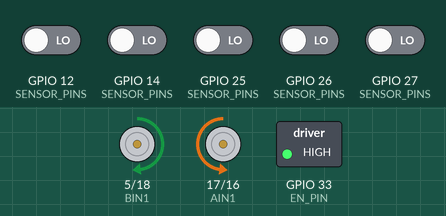
Simulated run of this sketch. Board: ESP32. On the bench: motor-driver pin pairs drawn as motors (green arrow = first pin HIGH = forward, orange = second pin HIGH = backward, longer = more drive, scaled by the enable pin), switched loads named in the sketch (green lamp = pin HIGH). The test bench sets the inputs (shaded band); at power-on: GPIO 12 (SENSOR_PINS), GPIO 14 (SENSOR_PINS), GPIO 25 (SENSOR_PINS), GPIO 26 (SENSOR_PINS), GPIO 27 (SENSOR_PINS) LOW.

Above: at 13.2 s.
13.3 s: GPIO 12 (SENSOR_PINS) driven HIGH
At 14.5 s:
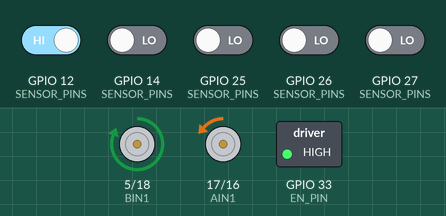
14.8 s: GPIO 25 (SENSOR_PINS) driven HIGH
At 16.3 s:
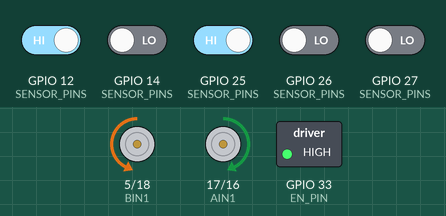
Timing chart, 0 to 17.8 s (numbered marks = the images above; inputs shaded):
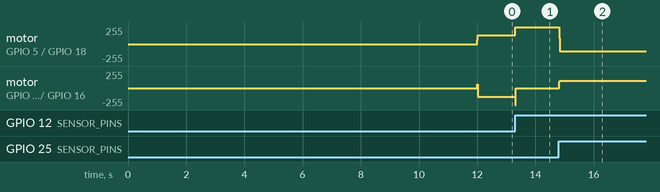

Measured:
- after the input at 13.3 s, motor on GPIO 5 (BIN1) / GPIO 18 (BIN2): forward 130/255 → forward 255/255 at once; motor on GPIO 17 (AIN1) / GPIO 16 (AIN2): backward 130/255 → stopped at once, → backward 1/255 0.09 s later
- after the input at 14.8 s, motor on GPIO 5 (BIN1) / GPIO 18 (BIN2): forward 255/255 → backward 110/255 at once; motor on GPIO 17 (AIN1) / GPIO 16 (AIN2): backward 1/255 → forward 110/255 at once

The sketch:

xeloline.ino
```cpp
#include "cambiensieuam.h"
#include "cambiendoline.h"
#include "dongco.h"
#include <Arduino.h>
#include <QTRSensors.h>
#include <esp_wifi.h>

float Kp = 0.08;
float Ki = 0.0001;
float Kd = 0.6;

int baseSpeed = 160;
int maxSpeed  = 200;

int lastError = 0;
float integral = 0;

int tocDoGiam = 90;
int tocDoRePhai = 110;
int tocDoReTrai = 110;

void setup() {
  Serial.begin(115200);
  khoiTaoSieuAm();
  khoiTaoQTR();
  hieuchinhqtr();
  khoitaoMotor();
  delay(2000);
}
void loop() {

 docvitri();
 if (kiemTraNhacBong() == true) {
    delay (700);
    setMotors(0, 0);
    return; // Bỏ qua PID
  }

  if (kiemTraMatLine() == true) {
    setMotors(60, 60);
    delay(20);

    docvitri();

    while (kiemTraMatLine() == true) {
      if (lastError > 0) {

      } else {
        setMotors(-130, 130);
      }

      docvitri();
    }
  }


  LoaiNgaRe tinhTrangDuong = nhanDienNgaRe();


  if (tinhTrangDuong == NGA_BA_CHU_Y || tinhTrangDuong == GOC_VUONG_PHAI) {

    setMotors(tocDoGiam, tocDoGiam);
    delay(25); // Nhích tới tâm ngã rẽ

    while (true) {
      setMotors(tocDoRePhai, -tocDoRePhai); // Xoay compass sang phải
      docvitri(); // Chớp mắt đọc liên tục

      // Thoát kịch bản nếu mắt giữa (3) thấy đen và mắt trái (1) thoát line
      if (sensorValues[2] > 500 && sensorValues[0] < 400) break;
    }

    lastError = saiso();
    return; // Nhường quyền lại cho PID
  }

  // KỊCH BẢN 2: Chỉ có đường rẽ trái (Góc vuông trái)
  else if (tinhTrangDuong == GOC_VUONG_TRAI) {
    Serial.println("Phat hien Goc Trai -> Re Trai!");

    setMotors(tocDoGiam, tocDoGiam);
    delay(25);

    while (true) {
      setMotors(-tocDoReTrai, tocDoReTrai); // Xoay compass sang trái
      docvitri();

      // Thoát kịch bản nếu mắt giữa (3) thấy đen và mắt phải (5) thoát line
      if (sensorValues[2] > 500 && sensorValues[4] < 400) break;
    }

    lastError = saiso();
    return;
  }

/// khung pid
  int error = saiso();
  float P = error;
  integral += error;
  integral = constrain(integral, -10000, 10000); // Tránh tràn biến tích phân
  float D = error - lastError;

  float motorSpeedDifference = (Kp * P) + (Ki * integral) + (Kd * D);
  lastError = saiso();

  int leftmotorspeed = baseSpeed + motorSpeedDifference;
  int rightmotorspeed = baseSpeed - motorSpeedDifference;

  setMotors(leftmotorspeed, rightmotorspeed);
  delay(20);
}
```

cambiendoline.cpp
```cpp
#include "cambiendoline.h"
#include <QTRSensors.h> // Bắt buộc phải có thư viện này

QTRSensors qtr; // Khởi tạo bộ não cho cảm biến

// Thay số chân thực tế của bạn
const uint8_t SENSOR_PINS[SENSOR_COUNT] = {12, 14, 27, 26, 25};
const uint8_t EN_PIN = 33;
const uint16_t CENTER_POSITION = 2000;

uint16_t sensorValues[SENSOR_COUNT];
int currentPosition = 0; // Biến dùng chung để lưu vị trí hiện tại

void khoiTaoQTR() {
  pinMode(EN_PIN, OUTPUT);
  qtr.setTypeRC(); // Khai báo loại cảm biến RC
  qtr.setSensorPins(SENSOR_PINS, SENSOR_COUNT); // Nạp danh sách chân vào thư viện
}

void hieuchinhqtr() {
  Serial.begin(115200);

  digitalWrite(EN_PIN, HIGH); // Sửa chữ A thành a thường, thêm dấu chấm phẩy

  for (uint16_t i = 0; i < 400; i++) {
    qtr.calibrate();
  }
}

// Chú ý: Dùng 'int' thay vì 'voidt'
int docvitri() {
  digitalWrite(EN_PIN, HIGH);

  // Đọc và lưu vào biến chung currentPosition
  uint16_t currentPosition = qtr.readLineBlack(sensorValues);

  return currentPosition;
}

// Chú ý: Dùng 'int' thay vì 'void'
int saiso() {
  int error = currentPosition - CENTER_POSITION;
  return error;
}


bool kiemTraNhacBong() {
  bool allBlack = true;
  // Đã sửa cú pháp for chuẩn C++ (dùng dấu chấm phẩy)
  for (uint8_t i = 0; i < SENSOR_COUNT; i++) {
    if (sensorValues[i] < 600) {
      allBlack = false; // Chỉ cần 1 mắt thấy trắng là xe vẫn đang dưới đất
    }
  }
  return allBlack;
}

// Hàm kiểm tra xe bị văng ra khỏi vạch (Cả 5 mắt đều trắng toát)
bool kiemTraMatLine() {
  bool allWhite = true;
  for (uint8_t i = 0; i < SENSOR_COUNT; i++) {
    if (sensorValues[i] > 400) {
      allWhite = false; // Chỉ cần 1 mắt thấy đen là vẫn còn trên line
    }
  }
  return allWhite;
}

LoaiNgaRe nhanDienNgaRe() {
  // Trích xuất trạng thái 5 mắt
  bool m1 = sensorValues[0] > 500;
  bool m2 = sensorValues[1] > 500;
  bool m3 = sensorValues[2] > 500;
  bool m4 = sensorValues[3] > 500;
  bool m5 = sensorValues[4] > 500;

  bool gocVuongPhai = (m3 && m4 && m5);
  bool gocVuongTrai = (m1 && m2 && m3) && !m5;
  bool ngaBaChuy  = (m1 && m5) || (m1 && m2 && m4 && m5) || (m1 && m3) || (m3 && m5);

  // Phân loại và trả kết quả về cho file chính
  if (ngaBaChuy) {
    return NGA_BA_CHU_Y;
  }
  else if (gocVuongPhai) {
    return GOC_VUONG_PHAI;
  }
  else if (gocVuongTrai) {
    return GOC_VUONG_TRAI;
  }

  return DUONG_THANG; // Nếu không rơi vào 3 trường hợp trên thì là đang đi bình thường
}
```

cambiendoline.h
```cpp
#ifndef cambiendoine
#define cambiendoine
#include <Arduino.h>

#define SENSOR_COUNT 5
extern const uint8_t SENSOR_PINS[SENSOR_COUNT];
extern const uint8_t EN_PIN;
extern const uint16_t CENTER_POSITION;

extern uint16_t sensorValues[SENSOR_COUNT]; // Đảm bảo mảng này được extern để file chính xài được

void khoiTaoQTR();
void hieuchinhqtr();
int docvitri();
int saiso();

bool kiemTraNhacBong();
bool kiemTraMatLine();

// ================= THÊM MỚI TỪ ĐÂY =================
// Định nghĩa các loại hình thái đường đi
enum LoaiNgaRe {
  DUONG_THANG,
  GOC_VUONG_PHAI,
  GOC_VUONG_TRAI,
  NGA_BA_CHU_Y
};

LoaiNgaRe nhanDienNgaRe();
// ===================================================

#endif
```

cambiensiauam.cpp
```cpp
#include "cambiensieuam.h"

// Thay số chân thực tế của bạn
const uint8_t TRIG_PIN = 32;
const uint8_t ECHO_PIN = 35;
const unsigned long ECHO_TIMEOUT_US = 23200UL;

void khoiTaoSieuAm() {
  pinMode(TRIG_PIN, OUTPUT);
  pinMode(ECHO_PIN, INPUT);
}

// Chú ý: Dùng 'float' thay vì 'void' vì hàm này trả về kết quả
float dokhoancach() {
  digitalWrite(TRIG_PIN, LOW);
  delayMicroseconds(2);
  digitalWrite(TRIG_PIN, HIGH);
  delayMicroseconds(10);
  digitalWrite(TRIG_PIN, LOW);

  unsigned long duration = pulseIn(ECHO_PIN, HIGH, ECHO_TIMEOUT_US);
  unsigned long  realduration = (duration  * (1000 + 2000))/ 2000;
  if (realduration == 0) return 0;
  return realduration * 0.034 / 2;
}
```

cambiensieuam.h
```cpp
#ifndef CAMBIENSIEUAM_H
#define CAMBIENSIEUAM_H

#include <Arduino.h> // Bắt buộc phải có dòng này

extern const uint8_t TRIG_PIN;
extern const uint8_t ECHO_PIN;
extern const unsigned long ECHO_TIMEOUT_US;

void khoiTaoSieuAm(); // Hàm chứa pinMode
float dokhoancach();

#endif
```

dongco.cpp
```cpp
#include "dongco.h"
 const uint8_t AIN1 = 17;
const uint8_t AIN2 = 16;
const uint8_t PWMA = 4;

const uint8_t BIN1 = 5;
const uint8_t BIN2 = 18;
const uint8_t PWMB = 19;

void khoitaoMotor() {
  pinMode(AIN1, OUTPUT); pinMode(AIN2, OUTPUT); pinMode(PWMA, OUTPUT);
  pinMode(BIN1, OUTPUT); pinMode(BIN2, OUTPUT); pinMode(PWMB, OUTPUT);
  setMotors(0, 0);
} // Đã thêm dấu } bị thiếu để đóng hàm khởi tạo

void setLeftMotor(int speed) {
  if (speed >= 0) {
    digitalWrite(AIN1, HIGH); digitalWrite(AIN2, LOW); analogWrite(PWMA, speed);
  } else {
    digitalWrite(AIN1, LOW); digitalWrite(AIN2, HIGH); analogWrite(PWMA, -speed);
  }
}

void setRightMotor(int speed) {
  if (speed >= 0) {
    digitalWrite(BIN1, HIGH); digitalWrite(BIN2, LOW); analogWrite(PWMB, speed);
  } else {
    digitalWrite(BIN1, LOW); digitalWrite(BIN2, HIGH); analogWrite(PWMB, -speed);
  }
}

// Hàm gộp điều khiển 2 bánh cùng lúc cho tiện
void setMotors(int leftSpeed, int rightSpeed) {
  setLeftMotor(leftSpeed);
  setRightMotor(rightSpeed);
}
```

dongco.h
```cpp
#ifndef dongco
#define dongco
#include <Arduino.h>

// Bổ sung dấu chấm phẩy (;) bị thiếu ở cuối khai báo extern
extern const uint8_t AIN1;
extern const uint8_t AIN2;
extern const uint8_t PWMA;
extern const uint8_t BIN1;
extern const uint8_t BIN2;
extern const uint8_t PWMB;

void khoitaoMotor();
void setLeftMotor(int speed);
void setRightMotor(int speed);
void setMotors(int leftSpeed, int rightSpeed);
#endif
```
